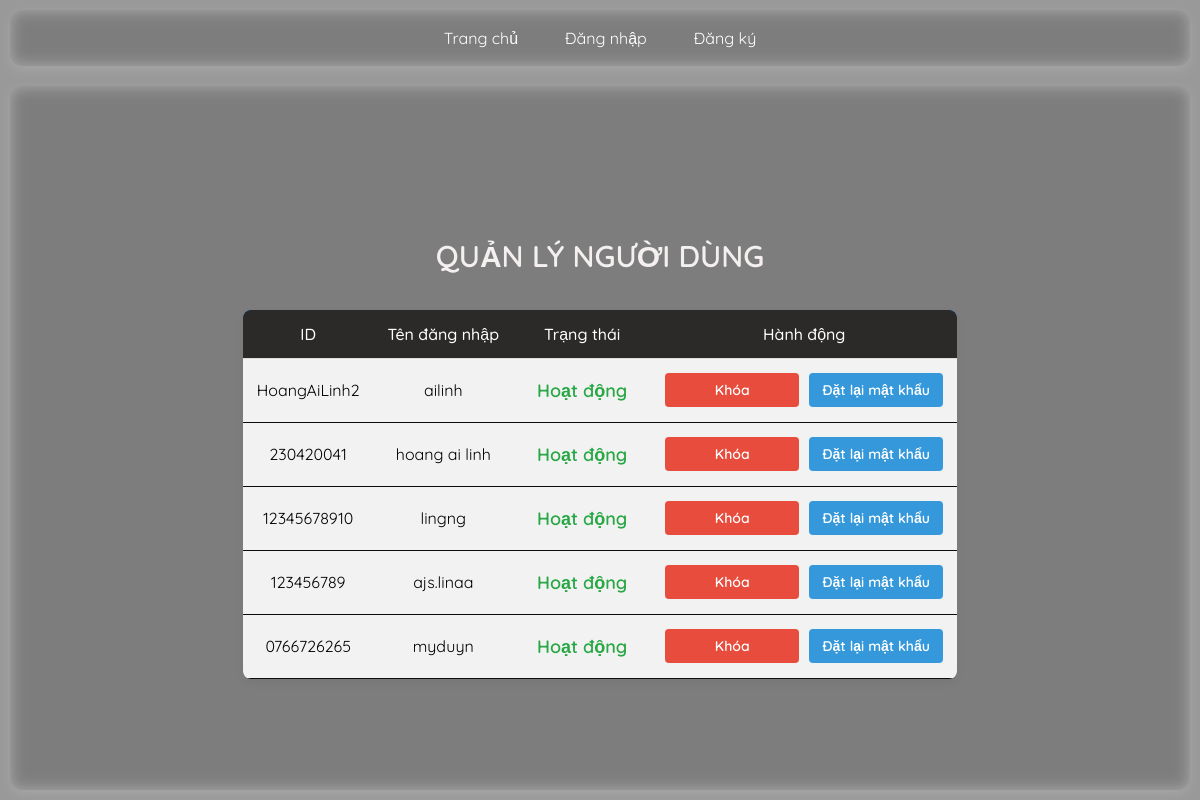
The app's page /admin (signed in), older data.
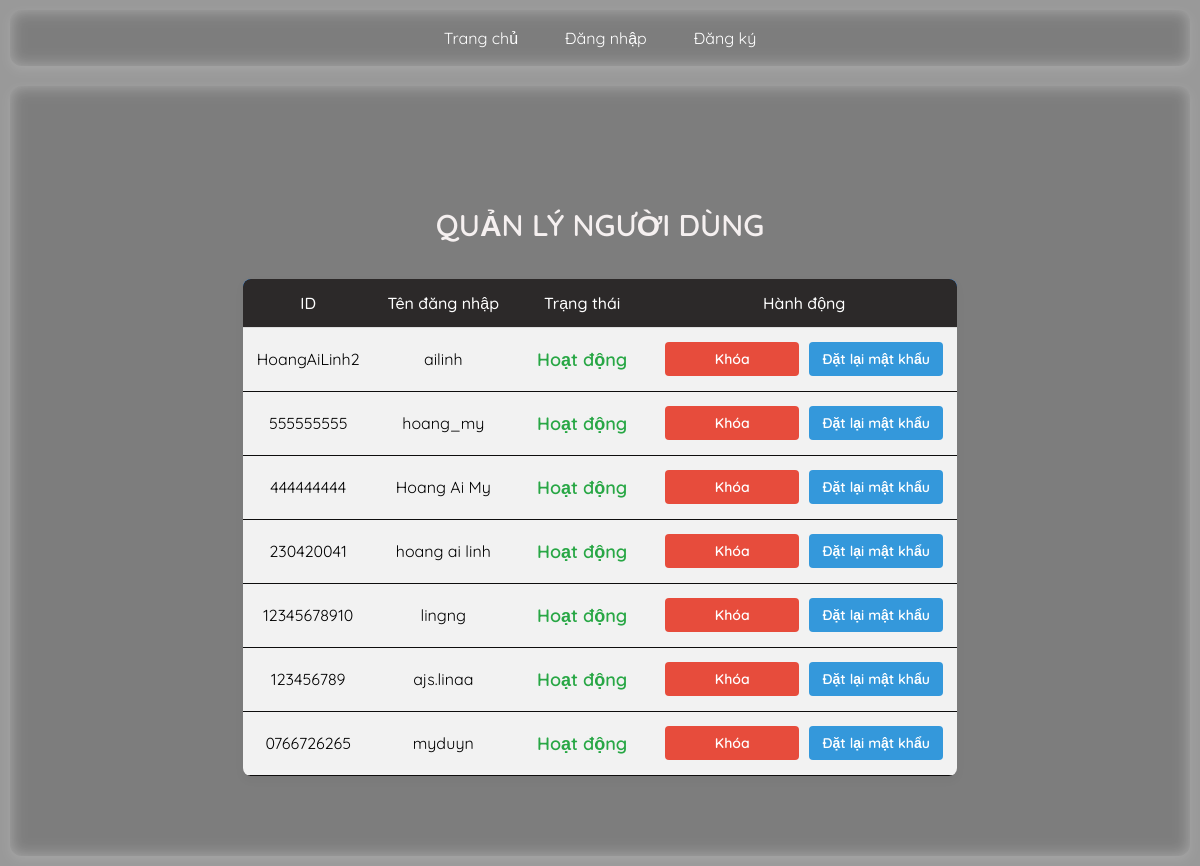
The same page, newer data.
### tables this page shows
CREATE TABLE users (
            user_id TEXT PRIMARY KEY NOT NULL UNIQUE,
            username TEXT NOT NULL UNIQUE,
            password TEXT,
            role TEXT DEFAULT 'user',
            is_blocked INTEGER DEFAULT 0
        );

### app.py (the view)
@app.route('/admin')
def admin():
    if session.get('role') != 'admin':
        flash("Truy cập trái phép!", "danger")
        return redirect(url_for('home'))
    page_admin = request.args.get('page_admin', 1, type=int)
    per_page = 10  # 10 user mỗi trang
    offset_user = (page_admin - 1) * per_page
    with sqlite3.connect(DATABASE) as conn:
        c = conn.cursor()
        c.execute("SELECT COUNT(*) FROM posts WHERE username != ?", (session['username'],))
        total_user_posts = c.fetchone()[0]
        total_user_pages = (total_user_posts + per_page - 1) // per_page
        c.execute("SELECT * FROM users WHERE username != ? ORDER BY user_id DESC LIMIT ? OFFSET ?",
                  (session['username'], per_page, offset_user))
        users = c.fetchall()
    return render_template('admin.html', users=users,
                           page_admin=page_admin,
                           total_user_pages=total_user_pages,)

### templates/admin.html (shortened to what this page needs)
{% extends "base.html" %}
{% block content %}
<div class="admin-container">
    <h2 class="title">QUẢN LÝ NGƯỜI DÙNG</h2>
    <table class="user-table">
        <thead>
            <tr>
                <th>ID</th>
                <th>Tên đăng nhập</th>
                <th>Trạng thái</th>
                <th>Hành động</th>
            </tr>
        </thead>
        <tbody>
            {% for user in users %}
            <tr>
                <td>{{ user[0] }}</td>
                <td>{{ user[1] }}</td>
                <td>
                    <span class="status {{ 'blocked' if user[4] == 1 else 'active' }}">
                        {{ "Bị khóa" if user[4] == 1 else "Hoạt động" }}
                    </span>
                </td>
                <td>
                    <div class="action-buttons">
                        {% if user[4] == 1 %}
                            <a href="{{ url_for('unblock_user', username=user[1]) }}" class="button unblock">Mở khóa</a>
                        {% else %}
                            <a href="{{ url_for('block_user', username=user[1]) }}" class="button block">Khóa</a>
                        {% endif %}
                        <a href="{{ url_for('reset_password', username=user[1]) }}" class="button reset">Đặt lại mật khẩu</a>
                    </div>
                </td>
            </tr>
            {% endfor %}
        </tbody>
    </table>
</div>
{% endblock %}

### templates/base.html (shortened to what this page needs)
<!DOCTYPE html>
<html lang="en">
<head>
    <link rel="stylesheet" href="{{ url_for('static', filename='style.css') }}">
</head>
<body>
    <nav>
        <a href="{{ url_for('home') }}">Trang chủ</a>
        {% if 'user' in session %}
            <a href="{{ url_for('dashboard') }}">Dashboard</a>
            <a href="{{ url_for('logout') }}">Đăng xuất</a>
        {% else %}
            <a href="{{ url_for('login') }}">Đăng nhập</a>
            <a href="{{ url_for('register') }}">Đăng ký</a>
        {% endif %}
    </nav>
    <div class="content">
        {% block content %}{% endblock %}
    </div>
</body>
</html>

### static/style.css (style rules this page uses)
body { font-family: 'Quicksand', sans-serif; margin: 0; padding: 0; background: url('https://i.pinimg.com/736x/f0/36/60/f03660c59e833d273f4557d920be3e40.jpg') center/cover no-repeat fixed; color: #fff; display: flex; flex-direction: column; min-height: 100vh; opacity: 0; animation: fadeIn 1s ease-in forwards; }
body::before { content: ""; position: fixed; top: 0; left: 0; width: 100%; height: 100%; background: rgba(0, 0, 0, 0.4); z-index: -1; }
nav { display: flex; justify-content: center; gap: 15px; background: rgba(255, 255, 255, 0.2); padding: 10px; border-radius: 12px; margin: 10px; box-shadow: 0 4px 10px rgba(255, 255, 255, 0.1); backdrop-filter: blur(8px); }
nav a { text-decoration: none; color: #fff; font-size: 16px; padding: 8px 16px; border-radius: 8px; transition: 0.3s ease-in-out; }
.content { display: flex; flex-direction: column; justify-content: center; align-items: center; flex-grow: 1; text-align: center; padding: 20px; background: rgba(255, 255, 255, 0.2); border-radius: 12px; margin: 10px; box-shadow: 0 4px 10px rgba(255, 255, 255, 0.1); backdrop-filter: blur(8px); }
.title { text-align: center; font-size: 26px; font-weight: bold; margin-bottom: 20px; color: white; background: #007BFF; padding: 10px; border-radius: 8px; }
.user-table { width: 80%; margin: 0 auto; border-collapse: collapse; background: rgba(255, 255, 255, 0.9); border-radius: 10px; overflow: hidden; box-shadow: 0 4px 10px rgba(0, 0, 0, 0.1); }
.user-table thead { background: #007BFF; color: white; }
.user-table th, .user-table td { padding: 12px; text-align: center; border-bottom: 1px solid #ddd; }
.user-table td:first-child, .user-table td:nth-child(2) { color: black; }
.status { font-weight: bold; padding: 8px; border-radius: 5px; }
.status.active { color: green; }
.button { padding: 8px 12px; border-radius: 6px; text-decoration: none; font-weight: bold; display: inline-block; transition: 0.3s; }
.button.block { background: #dc3545; color: white; }

### templates/admin.html (style rules this page uses)
body { font-family: 'Quicksand', sans-serif; color: #333; }
.admin-container { max-width: 1000px; margin: 40px auto; padding: 20px; }
.title { text-align: center; font-size: 30px; font-weight: 600; color: #f5f0f0; padding: 15px; background: none; }
.user-table { width: 100%; border-collapse: collapse; background: rgba(255, 255, 255, 0.9); border-radius: 8px; overflow: hidden; box-shadow: 0 4px 10px rgba(0, 0, 0, 0.05); }
.user-table th { background: #2c2929; font-weight: 500; padding: 14px; text-align: center; }
.user-table td { padding: 14px; text-align: center; border-bottom: 1px solid #0e0d0d; word-wrap: break-word; }
.status { font-weight: 600; font-size: 18px; padding: 6px 10px; border-radius: 5px; display: inline-block; }
.status.active { color: #28a745; }
.action-buttons { display: flex; justify-content: center; align-items: center; gap: 10px; flex-wrap: wrap; }
.button { min-width: 110px; padding: 8px 12px; font-size: 14px; border-radius: 4px; text-align: center; font-weight: 600; white-space: nowrap; }
.button.block { background: #e74c3c; color: white; }
.button.reset { background: #3498db; color: white; }

Row changes from the older to the newer data that the page shows:
added users: user_id "555555555", username "hoang_my", is_blocked "Hoạt động"
added users: user_id "444444444", username "Hoang Ai My", is_blocked "Hoạt động"
